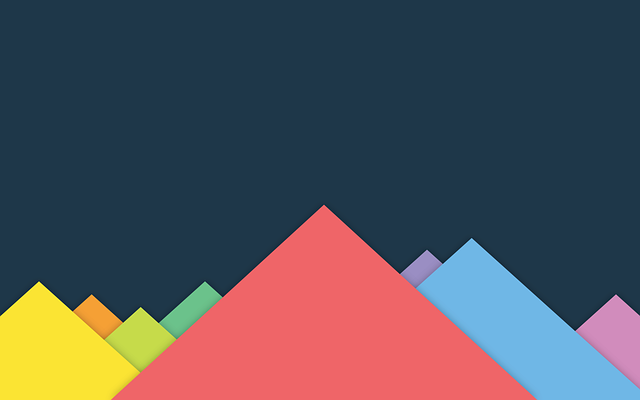
#> input picture CV2 Workspace/contour_img.png, 640 x 400 px
$ python contours.py
#> lines starting #> are read from the running program, lines starting #| are printed output that depends on the picture; after the words box and inside, x2 and y2 are one past the last pixel; in counts of white or black regions, pixels touching at a corner belong together
import cv2
import numpy as np

img = cv2.imread('contour_img.png', cv2.IMREAD_UNCHANGED)
#> img is the input picture: shape (400, 640, 3); mean B, G, R 88.4, 81.5, 83.7

#convert img to grey
img_grey = cv2.cvtColor(img,cv2.COLOR_BGR2GRAY)
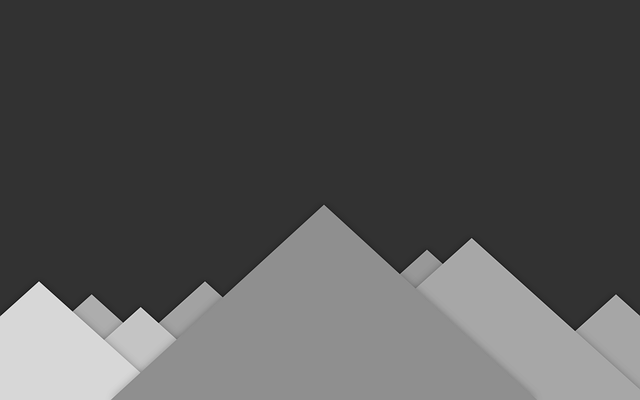
#> img_grey: shape (400, 640); min 9, max 232, mean 83.3
#set a thresh
thresh = 100
#get threshold image
ret,thresh_img = cv2.threshold(img_grey, thresh, 255, cv2.THRESH_BINARY)
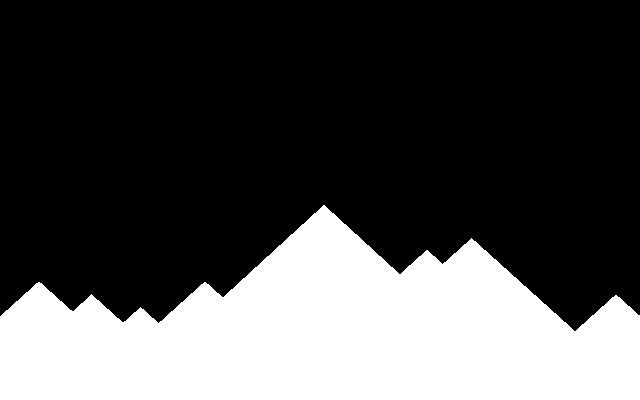
#> thresh_img: shape (400, 640); 30.1% white; 1 white region
#> ret = 100
#find contours
contours, hierarchy = cv2.findContours(thresh_img, cv2.RETR_TREE, cv2.CHAIN_APPROX_SIMPLE)
#> contours = 1 contour; box (x1, y1, x2, y2) and area: (0, 205, 640, 400) 76316

#create an empty image for contours
img_contours = np.zeros(img.shape)
# draw the contours on the empty image
cv2.drawContours(img_contours, contours, -1, (0,255,0), 3)
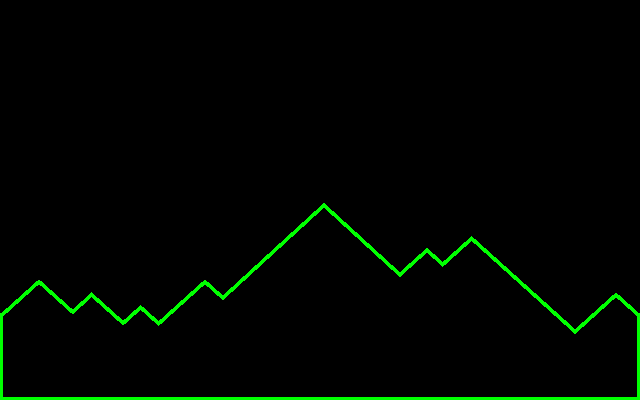
#> img_contours: shape (400, 640, 3) float64; mean of channels 0, 1, 2 0, 5.6, 0; drawn as B, G, R
#save image
cv2.imwrite('output_contour.png',img_contours)
